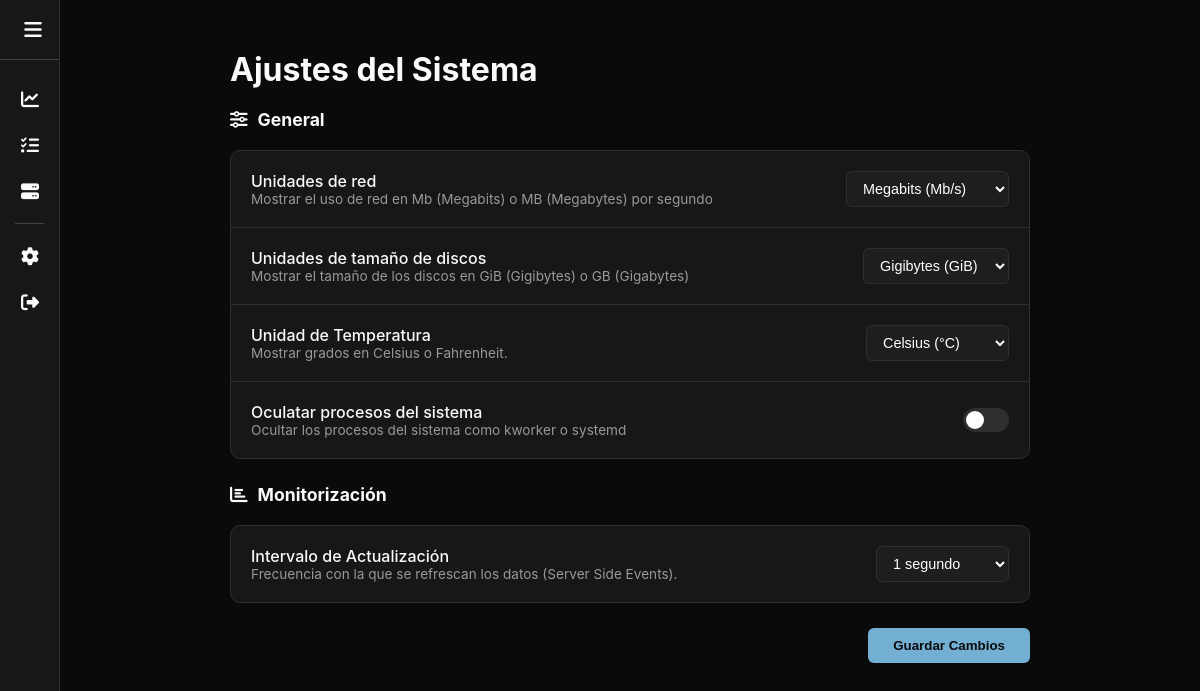
The app's page /settings (signed in), older data.
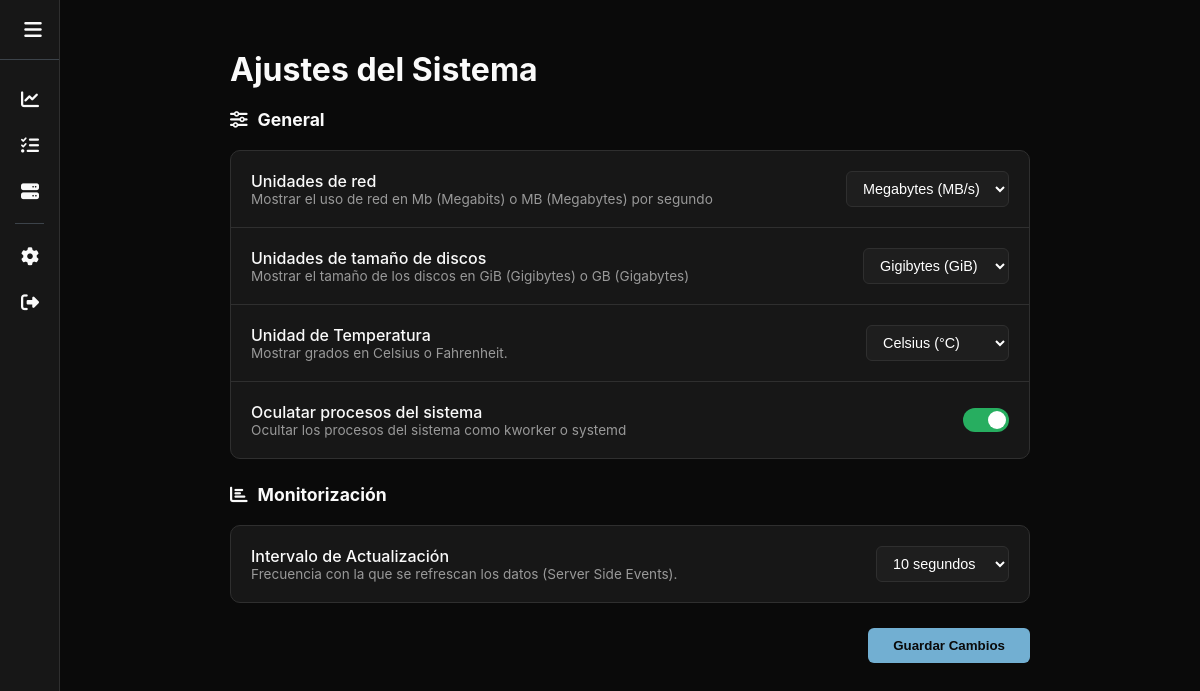
The same page, newer data.
### db_models.py (models this page shows, shortened)
class Setting(db.Model):
    key = db.Column(db.String(50), primary_key=True)
    value = db.Column(db.String(255), nullable=False)

### monitor/routes.py (the view)
@monitor_bp.route('/settings')
@login_required
def settings():
    return render_template('settings.html')

### app.py (called while the page is built)
def create_app():
    app = Flask(__name__, template_folder='templates')
    app.config['SQLALCHEMY_DATABASE_URI'] = 'sqlite:///database.db'
    app.config['SQLALCHEMY_TRACK_MODIFICATIONS'] = False
    db.init_app(app)
    @app.context_processor
    def inject_settings():
        try:
            all_settings = {s.key: s.value for s in Setting.query.all()}
        except:
            all_settings = {}
        return dict(settings=all_settings)
    with app.app_context():
        db.create_all()
    app.config.from_object(Config)
    app.secret_key = Config.SECRET_KEY
    Config.validate()
    app.register_blueprint(auth_bp)
    app.register_blueprint(monitor_bp)
    app.register_blueprint(streams_bp)
    iniciar_resources(app)
    iniciar_process(app)
    iniciar_disks(app)
    return app

### templates/settings.html (shortened to what this page needs)
{% extends "base.html" %}
{% block content %}
<div class="settings-container">
    <h1 class="title">Ajustes del Sistema</h1>
    <form action="{{ url_for('monitor.update_settings') }}" method="POST">
        <h2 class="section-subtitle"><i class="fas fa-sliders-h"></i> General</h2>
        <div class="global-card">
            <div class="setting-row">
                <div class="setting-info">
                    <span class="setting-label">Unidades de red</span>
                    <span class="setting-description">Mostrar el uso de red en Mb (Megabits) o MB (Megabytes) por segundo</span>
                </div>
                <select name="net_units" class="custom-select">
                    <option value="Mb" {% if settings.net_units == 'Mb' %}selected{% endif %}>Megabits (Mb/s)</option>
                    <option value="MB" {% if settings.net_units == 'MB' %}selected{% endif %}>Megabytes (MB/s)</option>
                </select>
            </div>
            <div class="setting-row">
                <div class="setting-info">
                    <span class="setting-label">Unidades de tamaño de discos</span>
                    <span class="setting-description">Mostrar el tamaño de los discos en GiB (Gigibytes) o GB (Gigabytes)</span>
                </div>
                <select name="disk_units" class="custom-select">
                    <option value="GiB" {% if settings.disk_units == 'GiB' %}selected{% endif %}>Gigibytes (GiB)</option>
                </select>
            </div>
            <div class="setting-row">
                <div class="setting-info">
                    <span class="setting-label">Unidad de Temperatura</span>
                    <span class="setting-description">Mostrar grados en Celsius o Fahrenheit.</span>
                </div>
                <select name="temp_unit" class="custom-select">
                    <option value="C" {% if settings.temp_unit == 'C' %}selected{% endif %}>Celsius (°C)</option>
                </select>
            </div>
            <div class="setting-row">
                <div class="setting-info">
                    <span class="setting-label">Oculatar procesos del sistema</span>
                    <span class="setting-description">Ocultar los procesos del sistema como kworker o systemd</span>
                </div>
                <label class="switch">
                <span class="slider"></span>
            </label>
            </div>
        </div>
        <h2 class="section-subtitle"><i class="fas fa-chart-bar"></i> Monitorización</h2>
        <div class="global-card">
            <div class="setting-row">
                <div class="setting-info">
                    <span class="setting-label">Intervalo de Actualización</span>
                    <span class="setting-description">Frecuencia con la que se refrescan los datos (Server Side Events).</span>
                </div>
                <select name="update_interval" class="custom-select">
                    <option value="1" {% if settings.update_interval == '1' or not settings.update_interval %}selected{% endif %}>1 segundo</option>
                    <option value="10" {% if settings.update_interval == '10' %}selected{% endif %}>10 segundos</option>
                </select>
            </div>
        </div>
        <button type="submit" class="btn-save">Guardar Cambios</button>
    </form>
</div>
{% endblock %}

### templates/base.html (shortened to what this page needs)
<!DOCTYPE html>
<html lang="es">
<head>
    <link rel="stylesheet" href="https://cdnjs.cloudflare.com/ajax/libs/font-awesome/6.4.0/css/all.min.css">
</head>
<body>
    <aside class="sidebar">
        <div class="sidebar-header">
            <label for="sidebar-toggle" class="toggle-btn">
                <i class="fas fa-bars"></i>
            </label>
        </div>
        <ul class="sidebar-menu">
            <li class="menu-item">
                <a href="{{ url_for('monitor.monitor') }}" class="menu-link {% if request.endpoint == 'monitor' %}active{% endif %}">
                    <span class="menu-icon"><i class="fas fa-chart-line"></i></span>
                </a>
            </li>
            <li class="menu-item">
                <a href="{{ url_for('monitor.process') }}" class="menu-link {% if request.endpoint == 'process' %}active{% endif %}">
                    <span class="menu-icon"><i class="fas fa-tasks"></i></span>
                </a>
            </li>
            <li class="menu-item">
                <a href="{{ url_for('monitor.disks') }}" class="menu-link {% if request.endpoint == 'monitor.disks' %}active{% endif %}">
                    <span class="menu-icon"><i class="fas fa-server"></i></span>
                </a>
            </li>
            <li class="menu-separator"></li>
            <li class="menu-item">
                <a href="{{ url_for('monitor.settings') }}" class="menu-link {% if request.endpoint == 'settings' %}active{% endif %}">
                    <span class="menu-icon"><i class="fas fa-cog"></i></span>
                </a>
            </li>
            <li class="menu-item">
                <a href="{{ url_for('auth.logout') }}" class="menu-link">
                    <span class="menu-icon"><i class="fas fa-right-from-bracket"></i></span>
                </a>
            </li>
        </ul>
    </aside>
    <main class="main-content">
        {% block content %}{% endblock %}
    </main>
</body>
</html>

### templates/settings.html (style rules this page uses)
* { color: rgb(250, 250, 250); }
.title { margin-top: 20px; margin-bottom: 20px; }
.settings-container { max-width: 800px; margin: 0 auto; }
.global-card { border: 1px solid var(--border-color); background-color: var(--black2); border-radius: 10px; margin-bottom: 25px; }
.section-subtitle { font-size: 1.1rem; margin-bottom: 20px; display: flex; align-items: center; gap: 10px; }
.setting-row { display: flex; justify-content: space-between; align-items: center; padding: 20px; border-bottom: 1px solid var(--black4); }
.setting-row:last-child { border-bottom: none; }
.setting-info { display: flex; flex-direction: column; }
.setting-label { font-weight: 500; font-size: 1rem; }
.setting-description { font-size: 0.85rem; color: #999; }
.switch { position: relative; display: inline-block; width: 46px; height: 24px; }
.slider { position: absolute; cursor: pointer; top: 0; left: 0; right: 0; bottom: 0; background-color: var(--black4); transition: .3s; border-radius: 24px; }
.slider:before { position: absolute; content: ""; height: 18px; width: 18px; left: 3px; bottom: 3px; background-color: white; transition: .3s; border-radius: 50%; }
input:checked + .slider { background-color: #27ae60; }
input:checked + .slider:before { transform: translateX(22px); }
.custom-select { background-color: var(--black3); color: white; border: 1px solid var(--border-color); padding: 8px 12px; border-radius: 6px; outline: none; cursor: pointer; font-size: 0.9rem; }
.btn-save { background-color: #72afd2; color: var(--black1); border: none; padding: 10px 25px; border-radius: 6px; font-weight: bold; cursor: pointer; float: right; transition: opacity 0.2s; }

Row changes from the older to the newer data that the page shows:
added Setting: net_units "Megabytes (MB/s)"
added Setting: disk_units "Gigibytes (GiB)"
added Setting: update_interval "10 segundos"
Text that changed along with them:
form field net_units: "Megabits (Mb/s)" → (not shown)
form field disk_units: "Gigibytes (GiB)" → (not shown)
form field update_interval: "1 segundo" → (not shown)
